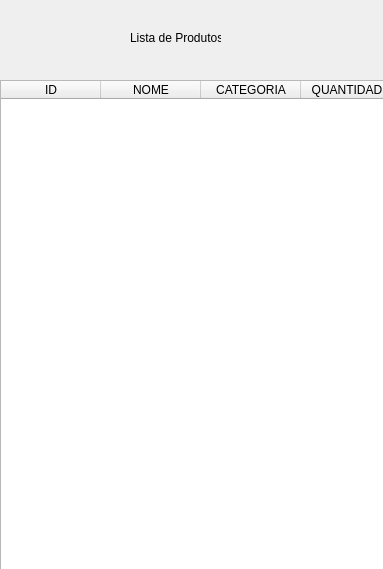
<?xml version="1.0" encoding="UTF-8"?>
<ui version="4.0">
 <class>Dialog</class>
 <widget class="QDialog" name="Dialog">
  <property name="geometry">
   <rect>
    <x>0</x>
    <y>0</y>
    <width>383</width>
    <height>569</height>
   </rect>
  </property>
  <property name="windowTitle">
   <string>Dialog</string>
  </property>
  <widget class="QTableWidget" name="tableWidget">
   <property name="geometry">
    <rect>
     <x>0</x>
     <y>80</y>
     <width>521</width>
     <height>491</height>
    </rect>
   </property>
   <column>
    <property name="text">
     <string>ID</string>
    </property>
   </column>
   <column>
    <property name="text">
     <string>NOME</string>
    </property>
   </column>
   <column>
    <property name="text">
     <string>CATEGORIA</string>
    </property>
   </column>
   <column>
    <property name="text">
     <string>QUANTIDADE</string>
    </property>
   </column>
   <column>
    <property name="text">
     <string>FABRICANTE</string>
    </property>
   </column>
  </widget>
  <widget class="QLabel" name="label">
   <property name="geometry">
    <rect>
     <x>130</x>
     <y>30</y>
     <width>91</width>
     <height>16</height>
    </rect>
   </property>
   <property name="text">
    <string>Lista de Produtos</string>
   </property>
  </widget>
 </widget>
 <resources/>
 <connections/>
</ui>
